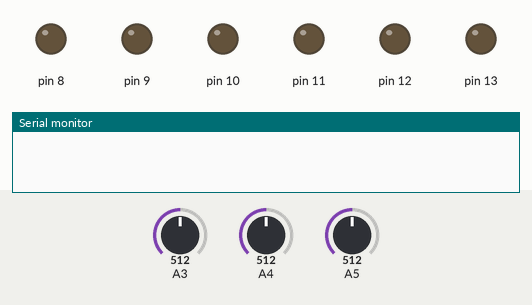
Recording of a sketch running on a simulated Arduino Uno, built with avr-gcc and run on an emulated ATmega328P. On the bench: output pins drawn as LEDs (lit = HIGH), the last lines printed to the serial monitor. Dashed ring = blinking. The inputs (shaded band) are chosen by the test bench; at power-on: A4 = 512, A3 = 512, A5 = 512.

Above: at 1.2 s.
1.3 s: A4 set to 430
2.8 s: A4 set to 401
At 3.08 s:
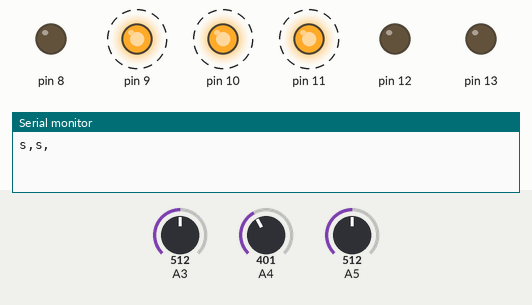
At 3.81 s:
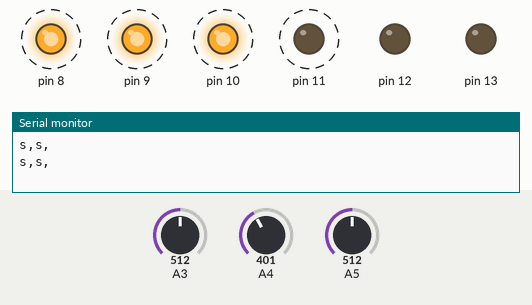
Timing chart, 0 to 11.8 s (numbered marks = the images above; inputs shaded):
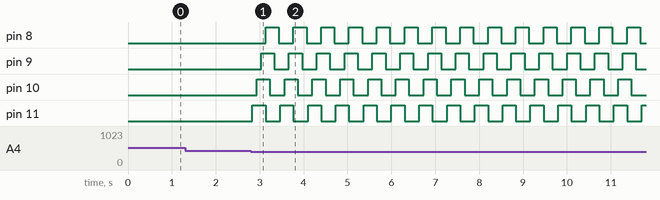

The sketch:

test_xbee_sword.ino
```cpp
//ss
int x0, y0, z0;
int x, y, z;

void setup() {
  Serial.begin(9600);
  x0 = analogRead(A5);
  y0 = analogRead(A4);
  z0 = analogRead(A3);
  for (int i = 8; i < 14; i++) {
    pinMode(i, OUTPUT);
  }
}

void loop() {
   x = analogRead(A5) - x0;
   y = analogRead(A4) - y0;
   z = analogRead(A3) - z0;
//   Serial.print(x);
//   Serial.print(",");
//   Serial.print(y);
//   Serial.print(",");
//   Serial.println(z);
   delay(33);

   if (y < -100) {
      Serial.println("s,s,");
      lightOn();
   }
}

void lightOn() {
  //in 600 ms
  for (int i = 11; i >= 9; i--) {
    digitalWrite(i, HIGH);
    delay(100);
  }
  digitalWrite(8, HIGH);
  for (int i = 11; i >= 9; i--) {
    digitalWrite(i, LOW);
    delay(100);
  }
  digitalWrite(8, LOW);
}
```

Measured:
- the behaviour switches between 412 and 411 on A4 (found by bisection; images 0 and 1)
- after the input at 1.3 s, every drawn part: stays the same
- after the input at 2.8 s, pin 8: alternates HIGH for 0.30 s and LOW for 0.33 s, starting after 0.33 s; pin 9: alternates HIGH for 0.30 s and LOW for 0.33 s, starting after 0.23 s; pin 10: alternates HIGH for 0.30 s and LOW for 0.33 s, starting after 0.13 s; pin 11: alternates HIGH for 0.30 s and LOW for 0.33 s, starting at once
